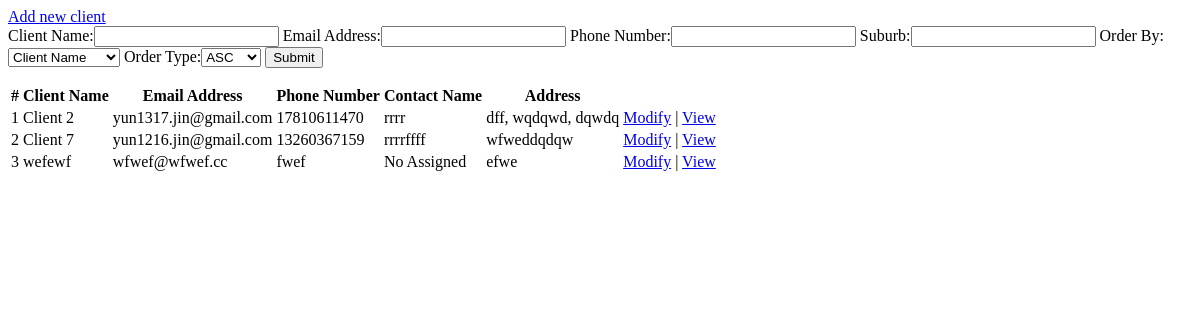
Before: /clients/ with the older database file.
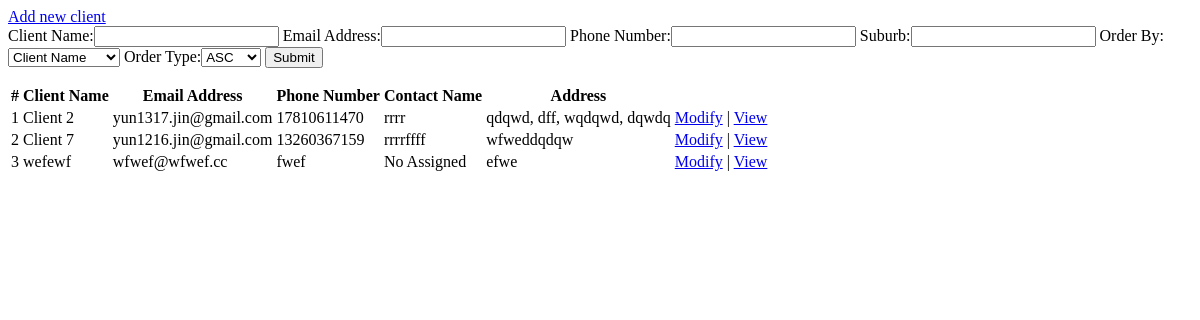
After: the same page with the newer database file.
### python_test/models.py (models this page shows)
class Client(models.Model):
    client_name = models.CharField(
        "Client Name",
        max_length=50,
        unique=True  # Unique Constraints
    )
    contact_name = models.CharField(
        "Contact Name",
        max_length=50,
        null=True,
        blank=True
    )
    email = models.CharField(
        "Email",
        max_length=50,
        unique=True  # Unique Constraints
    )
    address = models.OneToOneField(
        Address,
        on_delete=models.CASCADE,
        null=True,
        blank=True
    )
    phone_number = models.CharField(
        "Phone Number",
        max_length=50
    )

class Address(models.Model):
    street = models.CharField(
        "Street Address",
        max_length=80,
        null=True,
        blank=True
    )
    suburb = models.CharField(
        "Suburb Address",
        max_length=80,
        null=True,
        blank=True
    )
    postal_code = models.CharField(
        "ZIP / Postal code",
        max_length=12,
        null=True,
        blank=True
    )
    state = models.CharField(
        "State Name",
        max_length=50,
        null=True,
        blank=True
    )
    @property
    def full_address(self):
        full_address = []
        if self.street:
            full_address.append(self.street)
        if self.suburb:
            full_address.append(self.suburb)
        if self.postal_code:
            full_address.append(self.postal_code)
        if self.state:
            full_address.append(self.state)
        return ', '.join(full_address)
    class Meta:
        indexes = [
            models.Index(fields=['suburb'], name='suburb_idx')
        ]

### python_test/views.py (the view)
# urls.py: path('clients/', views.index, name="client_list"),
def index(request):
    search_form = ClientSearchForm(request.GET)
    clients = Client.objects
    order_by, order_type = 'client_name', ''
    if search_form.is_valid():
        if search_form.cleaned_data['client_name']:
            clients = clients.filter(
                client_name=search_form.cleaned_data['client_name']
            )
        if search_form.cleaned_data['email']:
            clients = clients.filter(
                email=search_form.cleaned_data['email']
            )
        if search_form.cleaned_data['phone_number']:
            clients = clients.filter(
                phone_number=search_form.cleaned_data['phone_number']
            )
        if search_form.cleaned_data['suburb']:
            clients = clients.filter(
                address__suburb=search_form.cleaned_data['suburb']
            )
        if search_form.cleaned_data['order_by']:
            order_by = search_form.cleaned_data['order_by']
        if search_form.cleaned_data['order_type']:
            order_type = search_form.cleaned_data['order_type']
    clients = clients.all().order_by(order_type + order_by)
    return render(request, 'clients/index.html', {'clients': clients, 'search_from': search_form})

### python_test/forms.py
class ClientSearchForm(Form):
    client_name = CharField(label="Client Name", max_length=50, required=False)
    email = EmailField(label="Email Address", max_length=50, required=False)
    phone_number = CharField(label="Phone Number", max_length=50, required=False)
    suburb = CharField(label="Suburb", max_length=80, required=False)
    order_by = ChoiceField(label="Order By", choices=ORDER_FIELD_CHOICES, required=False)
    order_type = ChoiceField(label="Order Type", choices=ORDER_TYPE_CHOICES, required=False)

### python_test/templates/clients/index.html (shortened to what this page needs)
<a href="{% url 'client_create' %}">Add new client</a>
<form action="{% url 'client_list' %}" method="get">
    {{ search_from }}
    <input type="submit" value="Submit">
</form>
<table>
    <tr>
      <th>#</th>
      <th>Client Name</th>
      <th>Email Address</th>
      <th>Phone Number</th>
      <th>Contact Name</th>
      <th>Address</th>
      <th></th>
    </tr>
    {% for c in clients %}
    <tr>
        <td>{{ forloop.counter }}</td>
        <td>{{ c.client_name }}</td>
        <td>{{ c.email }}</td>
        <td>{{ c.phone_number }}</td>
        <td>{{ c.contact_name | default:"No Assigned" }}</td>
        <td>
            {% if c.address %}
                {{ c.address.full_address | default:"No Assigned" }}
            {% else %}
                No Assigned
            {% endif %}
        </td>
        <td>
            <a href="{% url 'client_update' c.id %}">Modify</a> |
            <a href="{% url 'client_detail' c.id %}">View</a>
        </td>
    </tr>
    {% endfor %}
  </table>

Changed rows visible on the page:
changed through a linked row, Client "Client 2": address.full_address "dff, wqdqwd, dqwdq" → "qdqwd, dff, wqdqwd, dqwdq"
